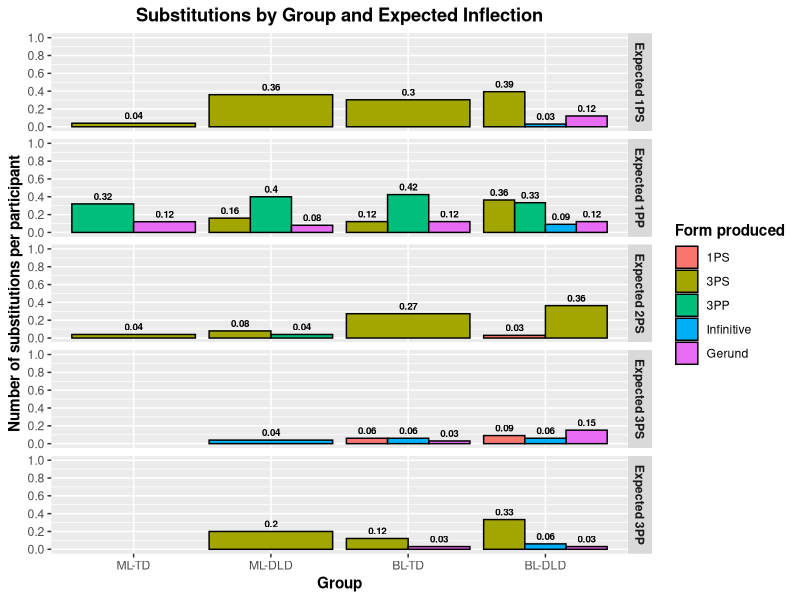
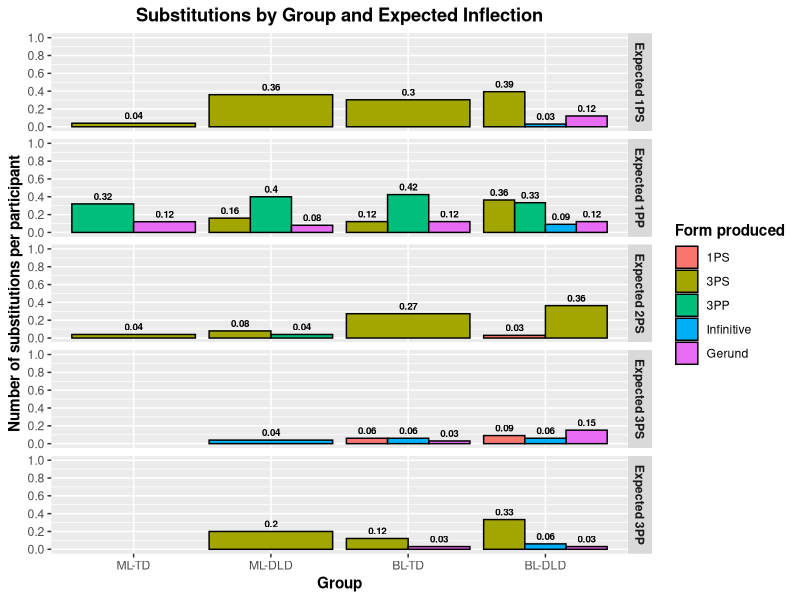

R code for these plots, in order: (Note: this script raises an error after producing the figures.)
library(here)
library(tidyverse)


# Load and prepare data
Overall <- read_csv(here("JCL Verbal Manuscript", "JCL Verbal Agreement Analysis Data.csv")) %>% 
  filter(Accuracy == 0) %>% 
  mutate(Exp_Inflection = paste(Exp_Person, Exp_Number, sep = " Person ")) %>% 
  mutate(Exp_Inflection = case_when(
    Exp_Inflection == "First Person Singular"  ~ "Expected 1PS",
    Exp_Inflection == "First Person Plural"    ~ "Expected 1PP",
    Exp_Inflection == "Second Person Singular" ~ "Expected 2PS",
    Exp_Inflection == "Third Person Singular"  ~ "Expected 3PS",
    Exp_Inflection == "Third Person Plural"    ~ "Expected 3PP",
    TRUE ~ Exp_Inflection))

Nonfinite <- Overall %>% 
  filter(Nonfinite == 1) %>% 
  mutate(Substitution = case_when(Infinitive == 1 ~ "Infinitive",
                                  Gerund == 1 ~ "Gerund"))

Substitution <- Overall %>%
  filter(!Substitution == 0)

Master <- rbind(Nonfinite, Substitution) %>% 
  rename(Non_Target = Substitution)


# Create graphs by person and number
Master_Table <- Master %>% 
  group_by(Exp_Inflection, Group, Non_Target, Participant_Count) %>%
  summarize(Count = n(), .groups = "drop") %>%
  mutate(Count_Adjusted = Count/Participant_Count)

Master_Table$Group <- factor(Master_Table$Group, levels = c("ML-TD", "ML-DLD", "BL-TD", "BL-DLD"))
Master_Table$Exp_Inflection <- factor(Master_Table$Exp_Inflection, levels = c("Expected 1PS", "Expected 1PP", "Expected 2PS", "Expected 3PS", "Expected 3PP"))
Master_Table$Non_Target <- factor(Master_Table$Non_Target, levels = c("1PS", "1PP", "2PS", "3PS", "3PP", "Infinitive", "Gerund"))


## Graph by count
Master_Table_Graph_Count <- Master_Table %>% 
  ggplot(aes(x = Group, y = Count_Adjusted, fill = Non_Target)) + 
  geom_bar(position = "dodge", color = "black", stat = "identity") +
  facet_grid(rows = vars(Exp_Inflection)) +
  geom_text(aes(label = paste0(round(Count_Adjusted, 2))),
            position = position_dodge(width = .9),
            vjust = -0.5,
            size = 2.5,
            fontface = "bold") +
  scale_y_continuous(breaks = seq(0, 1, 0.2),
                     limits = c(0, 1)) +
  labs(x = "Group",
       y = "Number of substitutions per participant",
       fill = "Form produced",
       title = "Substitutions by Group and Expected Inflection") +
  theme(axis.title = element_text(face = "bold"),
        plot.title = element_text(hjust = 0.5, face = "bold"),
        legend.title = element_text(face = "bold"),
        strip.text = element_text(face = "bold"))

Master_Table_Graph_Count

ggsave(filename = here("JCL Verbal Manuscript", "Graphs", "JCL Verbal Figure 2.pdf"),
       plot = Master_Table_Graph_Count,
       device = "pdf",
       width = 6.5,
       height = 5.5,
       units = "in")


## Table of percentages by structure
Structure_Breakdown <- Master_Table %>% 
  group_by(Group, Non_Target) %>% 
  summarize(Total = sum(Count)) %>%
  mutate(Percentage = (Total / sum(Total)) * 100) %>%
  ungroup() %>%
  add_row(Non_Target = "Grand Total", 
          Total = sum(.$Total), 
          Percentage = 100) %>% 
  write_csv(here("JCL Verbal Manuscript", "Results", "JCL Verbal Non-Target Responses Distribution.csv"))

